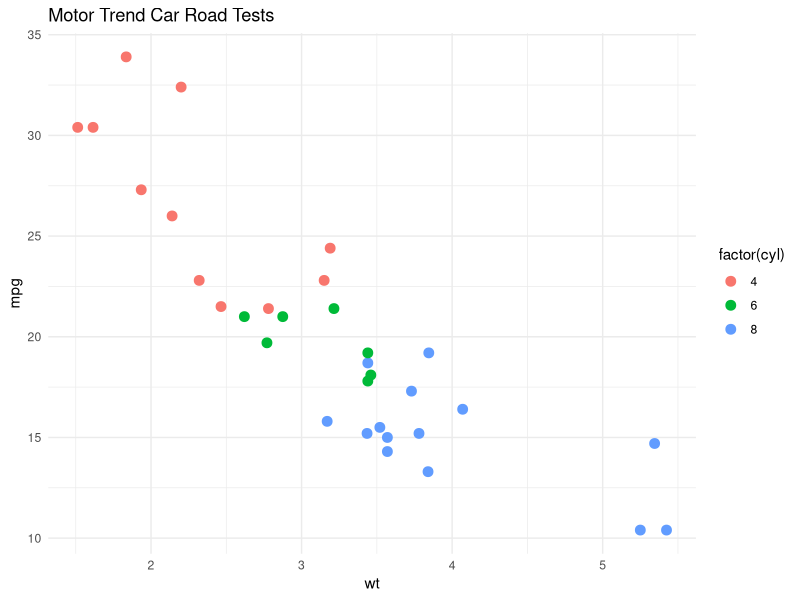
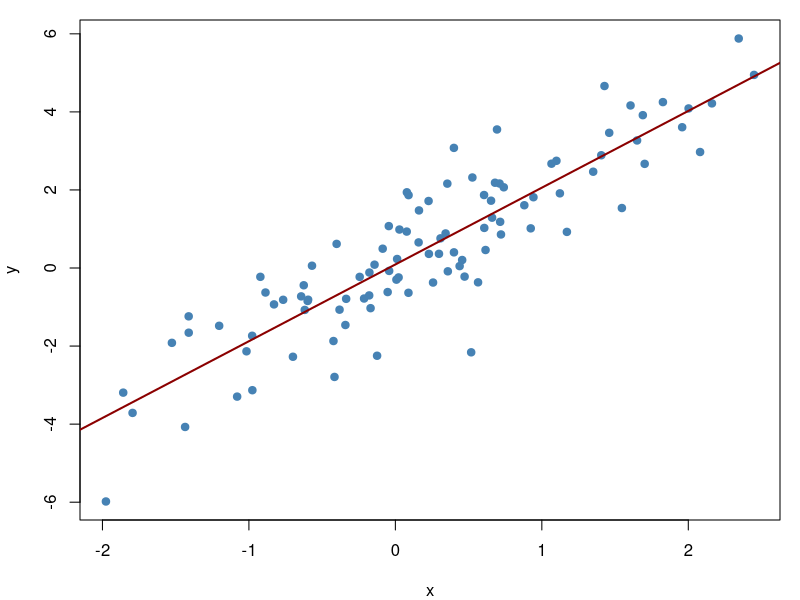

Reproduce these figures in R, in order.
## ---- chunk 1
#| label: simple-plot
#| fig-height: 4
library(ggplot2)
ggplot(mtcars, aes(x = wt, y = mpg, color = factor(cyl))) +
  geom_point(size = 3) +
  theme_minimal() +
  labs(title = "Motor Trend Car Road Tests")
## ---- chunk 2
#| output-location: column
#| fig-height: 6
# Generate data
x <- rnorm(100)
y <- 2 * x + rnorm(100)

# Fit model
model <- lm(y ~ x)

# Plot
par(mar = c(4, 4, 1, 1))
plot(x, y, pch = 19, col = "steelblue")
abline(model, lwd = 2, col = "darkred")
